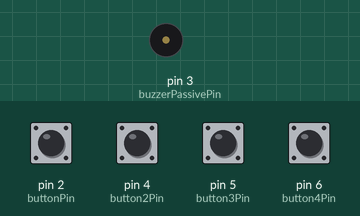
Simulated run of this program. Board: Arduino Uno, built with avr-gcc and run on an emulated ATmega328P. Parts: buzzer (waves = sounding). The inputs (shaded band) are chosen by the test bench; at power-on: pin 2 (buttonPin), pin 4 (button2Pin), pin 5 (button3Pin), pin 6 (button4Pin) HIGH. What the program prints to the serial monitor is not drawn.

Above: at 1.2 s.
1.3 s: pin 4 (button2Pin) pulled LOW for 1 s
At 1.7 s:
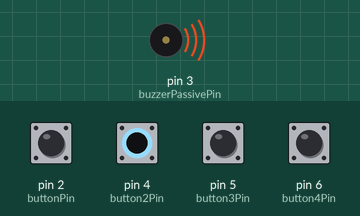
Timing chart, 0 to 4.3 s (numbered marks = the images above; inputs shaded):
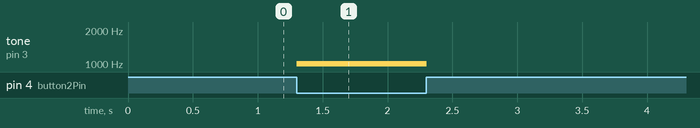

The program:

main.cpp
```cpp
#include <Arduino.h>

int buzzerPassivePin = 3;int buttonPin = 2;int button2Pin = 4;
int button3Pin = 5;int button4Pin = 6;

int buzzerPassiveCurrentKHZ[] = {1000};
int buttonPressStreak[4] = {0, 0, 0, 0};
int buttonPinByNumber[4] = {2, 4, 5, 6};

unsigned long cooldown[5] = {millis(), millis(), millis(), millis(), millis()};

void buzzerPassiveAddKHZ(int which, int howMuch) {buzzerPassiveCurrentKHZ[which] = constrain((buzzerPassiveCurrentKHZ[which] + howMuch), 0, 8000);}

void setup() {
  pinMode(buzzerPassivePin, OUTPUT);pinMode(buttonPin, INPUT_PULLUP);;pinMode(button2Pin, INPUT_PULLUP);
  pinMode(button3Pin, INPUT_PULLUP);;pinMode(button4Pin, INPUT_PULLUP);

  Serial.begin(250000);
}

void loop() {
  Serial.println(String(digitalRead(buttonPin)) + String(digitalRead(button2Pin)) + String(digitalRead(button3Pin)) + String(digitalRead(button4Pin)) + String(buzzerPassiveCurrentKHZ[0]));
  if(digitalRead(buttonPin) == 0) {noTone(buzzerPassivePin);tone(buzzerPassivePin, buzzerPassiveCurrentKHZ[0], 1);}
  for(int i = 0; i < 4; i++) {
    if((digitalRead(buttonPinByNumber[i]) == 0) && ((millis() - cooldown[i] > 250) || (millis() - cooldown[i] > 1 && buttonPressStreak[i] > 2))) {
      cooldown[i] = millis();
      buttonPressStreak[i]++;
      //    Serial.println(String(i) + String(buttonPressStreak[i]));
      switch (i) {
        case 1 : {buzzerPassiveAddKHZ(0, 1);break;}
        case 2 : {buzzerPassiveAddKHZ(0, -1);break;}
        case 3 : {buzzerPassiveCurrentKHZ[0] = 1000;break;}
      }
      if(millis() - cooldown[4] > 500) {
        cooldown[4] = millis();
        noTone(buzzerPassivePin);tone(buzzerPassivePin, buzzerPassiveCurrentKHZ[0], 500);
      }
    } else if(digitalRead(buttonPinByNumber[i]) == 1) {buttonPressStreak[i] = 0;}
  }
}
```

Measured:
- after the input at 1.3 s, tone on pin 3 (buzzerPassivePin): silent → 1001 Hz at once, → 1003 Hz 0.50 s later, → silent 0.50 s later
